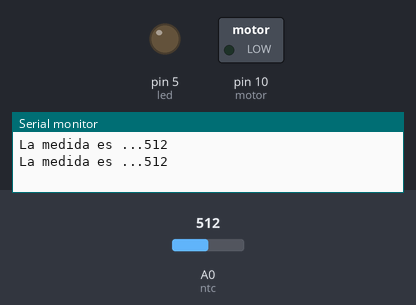
Bench run of a sketch on a simulated Arduino Uno, built with avr-gcc and run on an emulated ATmega328P. Shown: switched loads named in the sketch (green lamp = pin HIGH), output pins drawn as LEDs (lit = HIGH), the last lines printed to the serial monitor. Inputs (shaded band) come from the test bench; at power-on: A0 (ntc) = 512.

Above: at 1.8 s.
1.9 s: A0 (ntc) set to 690
4.2 s: A0 (ntc) set to 713
At 7.2 s:
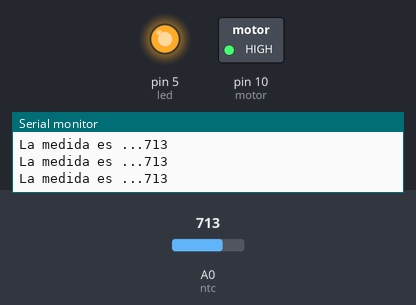
7.5 s: A0 (ntc) set to 511
At 9.6 s:
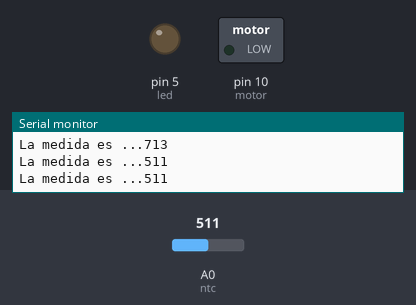
10.5 s: A0 (ntc) set to 716
At 13.1 s:
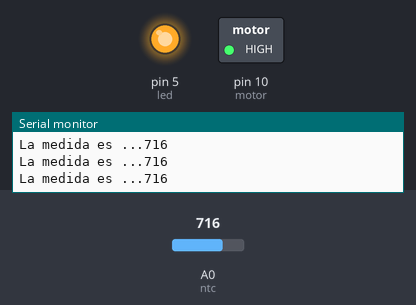
Timing chart, 0 to 14.5 s (numbered marks = the images above; inputs shaded):
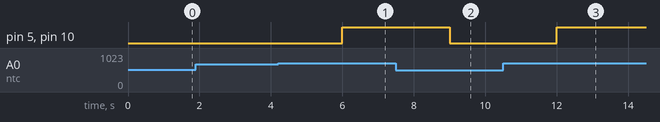

The sketch:

sketch_oct26a.ino
```cpp
int led=5;
int ntc=0;
int motor=10;
int medida=0;
int nivel=700; //variable que guarda el límite de temperatura al que se activa el ventilador
void setup(){
pinMode(led,OUTPUT);
pinMode(motor,OUTPUT);
Serial.begin(9600);
}
void monitoriza(){ //procedimiento que envía al puerto serie, para ser leído en el monitor,
Serial.print("La medida es ...");
Serial.println(medida);
Serial.print("");
delay(1000); //para evitar saturar el puerto serie
}
void loop(){
medida=analogRead(ntc);
monitoriza();
if(medida>nivel){ //si la señal del sensor supera el nivel marcado:
digitalWrite(led,HIGH); //se enciende un aviso luminoso
digitalWrite(motor,HIGH); //arranca el motor
}
else{ // si la señal está por debajo del nivel marcado
digitalWrite(led,LOW);
digitalWrite(motor,LOW); // el motor se para
}
}
```

Measured:
- the behaviour switches between 700 and 701 on A0 (ntc) (found by bisection; images 0 and 1)
- after the input at 4.2 s, pin 5 (led), pin 10 (motor): LOW → HIGH after 1.8 s
- after the input at 7.5 s, pin 5 (led), pin 10 (motor): HIGH → LOW after 1.5 s
- after the input at 10.5 s, pin 5 (led), pin 10 (motor): LOW → HIGH after 1.5 s
